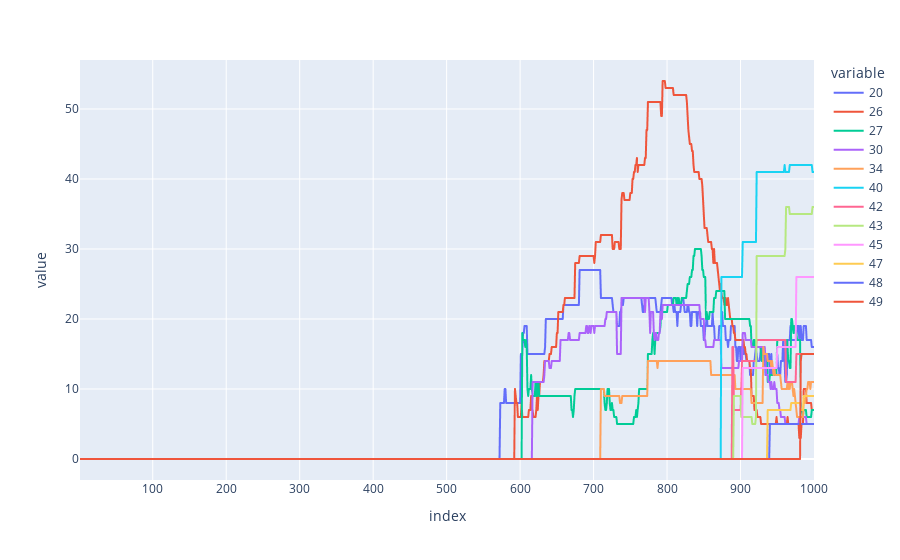

Write notebook code for a chart like this one.
### Code cell
#клиенты
result = pd.DataFrame(active_magazine)[1:]
fig = px.line(result)
fig.show()

### Figure 1 — Plotly figure (JSON) as saved in the notebook; plotly's stock layout.template omitted (floating-point values rounded to 4 significant figures; data arrays with more than 128 entries replaced by an {"elided": "..."} marker saying what was removed)
{"data": [{"hovertemplate": "variable=20<br>index=%{x}<br>value=%{y}<extra></extra>", "legendgroup": "20", "line": {"color": "#636efa", "dash": "solid"}, "marker": {"symbol": "circle"}, "mode": "lines", "name": "20", "showlegend": true, "type": "scattergl", "x": {"elided": "1000 int values"}, "xaxis": "x", "y": {"elided": "1000 int values"}, "yaxis": "y"}, {"hovertemplate": "variable=26<br>index=%{x}<br>value=%{y}<extra></extra>", "legendgroup": "26", "line": {"color": "#EF553B", "dash": "solid"}, "marker": {"symbol": "circle"}, "mode": "lines", "name": "26", "showlegend": true, "type": "scattergl", "x": {"elided": "1000 int values"}, "xaxis": "x", "y": {"elided": "1000 int values"}, "yaxis": "y"}, {"hovertemplate": "variable=27<br>index=%{x}<br>value=%{y}<extra></extra>", "legendgroup": "27", "line": {"color": "#00cc96", "dash": "solid"}, "marker": {"symbol": "circle"}, "mode": "lines", "name": "27", "showlegend": true, "type": "scattergl", "x": {"elided": "1000 int values"}, "xaxis": "x", "y": {"elided": "1000 int values"}, "yaxis": "y"}, {"hovertemplate": "variable=30<br>index=%{x}<br>value=%{y}<extra></extra>", "legendgroup": "30", "line": {"color": "#ab63fa", "dash": "solid"}, "marker": {"symbol": "circle"}, "mode": "lines", "name": "30", "showlegend": true, "type": "scattergl", "x": {"elided": "1000 int values"}, "xaxis": "x", "y": {"elided": "1000 int values"}, "yaxis": "y"}, {"hovertemplate": "variable=34<br>index=%{x}<br>value=%{y}<extra></extra>", "legendgroup": "34", "line": {"color": "#FFA15A", "dash": "solid"}, "marker": {"symbol": "circle"}, "mode": "lines", "name": "34", "showlegend": true, "type": "scattergl", "x": {"elided": "1000 int values"}, "xaxis": "x", "y": {"elided": "1000 int values"}, "yaxis": "y"}, {"hovertemplate": "variable=40<br>index=%{x}<br>value=%{y}<extra></extra>", "legendgroup": "40", "line": {"color": "#19d3f3", "dash": "solid"}, "marker": {"symbol": "circle"}, "mode": "lines", "name": "40", "showlegend": true, "type": "scattergl", "x": {"elided": "1000 int values"}, "xaxis": "x", "y": {"elided": "1000 int values"}, "yaxis": "y"}, {"hovertemplate": "variable=42<br>index=%{x}<br>value=%{y}<extra></extra>", "legendgroup": "42", "line": {"color": "#FF6692", "dash": "solid"}, "marker": {"symbol": "circle"}, "mode": "lines", "name": "42", "showlegend": true, "type": "scattergl", "x": {"elided": "1000 int values"}, "xaxis": "x", "y": {"elided": "1000 int values"}, "yaxis": "y"}, {"hovertemplate": "variable=43<br>index=%{x}<br>value=%{y}<extra></extra>", "legendgroup": "43", "line": {"color": "#B6E880", "dash": "solid"}, "marker": {"symbol": "circle"}, "mode": "lines", "name": "43", "showlegend": true, "type": "scattergl", "x": {"elided": "1000 int values"}, "xaxis": "x", "y": {"elided": "1000 int values"}, "yaxis": "y"}, {"hovertemplate": "variable=45<br>index=%{x}<br>value=%{y}<extra></extra>", "legendgroup": "45", "line": {"color": "#FF97FF", "dash": "solid"}, "marker": {"symbol": "circle"}, "mode": "lines", "name": "45", "showlegend": true, "type": "scattergl", "x": {"elided": "1000 int values"}, "xaxis": "x", "y": {"elided": "1000 int values"}, "yaxis": "y"}, {"hovertemplate": "variable=47<br>index=%{x}<br>value=%{y}<extra></extra>", "legendgroup": "47", "line": {"color": "#FECB52", "dash": "solid"}, "marker": {"symbol": "circle"}, "mode": "lines", "name": "47", "showlegend": true, "type": "scattergl", "x": {"elided": "1000 int values"}, "xaxis": "x", "y": {"elided": "1000 int values"}, "yaxis": "y"}, {"hovertemplate": "variable=48<br>index=%{x}<br>value=%{y}<extra></extra>", "legendgroup": "48", "line": {"color": "#636efa", "dash": "solid"}, "marker": {"symbol": "circle"}, "mode": "lines", "name": "48", "showlegend": true, "type": "scattergl", "x": {"elided": "1000 int values"}, "xaxis": "x", "y": {"elided": "1000 int values"}, "yaxis": "y"}, {"hovertemplate": "variable=49<br>index=%{x}<br>value=%{y}<extra></extra>", "legendgroup": "49", "line": {"color": "#EF553B", "dash": "solid"}, "marker": {"symbol": "circle"}, "mode": "lines", "name": "49", "showlegend": true, "type": "scattergl", "x": {"elided": "1000 int values"}, "xaxis": "x", "y": {"elided": "1000 int values"}, "yaxis": "y"}], "layout": {"legend": {"title": {"text": "variable"}, "tracegroupgap": 0}, "margin": {"t": 60}, "xaxis": {"anchor": "y", "domain": [0, 1], "title": {"text": "index"}}, "yaxis": {"anchor": "x", "domain": [0, 1], "title": {"text": "value"}}}}
